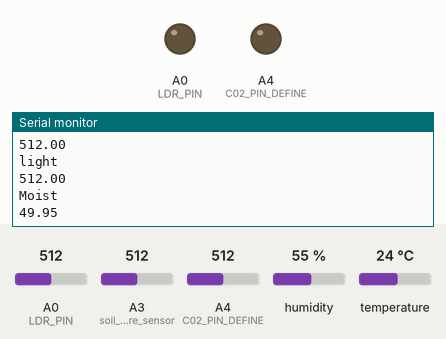
A sketch run on a simulated Arduino MKR. Shown: output pins drawn as LEDs (lit = HIGH), the last lines printed to the serial monitor. Inputs (shaded band) come from the test bench; at power-on: humidity 55 %, A3 (soil_moisture_sensor) = 512, A0 (LDR_PIN) = 512, A4 (C02_PIN_DEFINE) = 512, temperature 24 °C. WiFi joins after 1.5 s; servers stay silent unless stated; uploads are accepted with an empty reply; web services answer with replies made up by the test bench.

Above: at 2.7 s.
2.8 s: humidity set to 88 %
At 7.76 s:
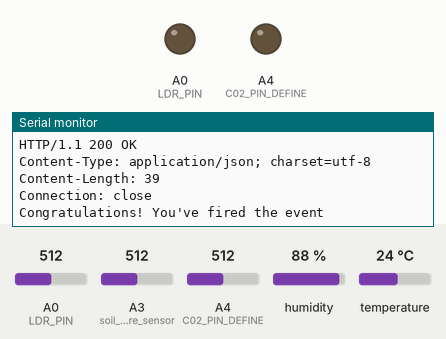
14.2 s: A3 (soil_moisture_sensor) set to 992
At 20.0 s:
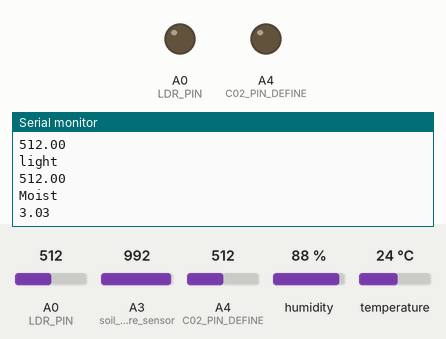
25.6 s: A0 (LDR_PIN) set to 30
At 31.4 s:
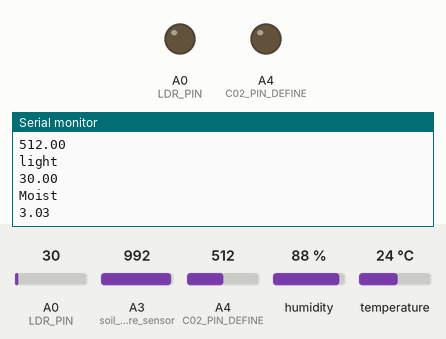
37.0 s: A4 (C02_PIN_DEFINE) set to 30
48.1 s: temperature set to 4 °C
Timing chart, 0 to 51.1 s (numbered marks = the images above; inputs shaded):
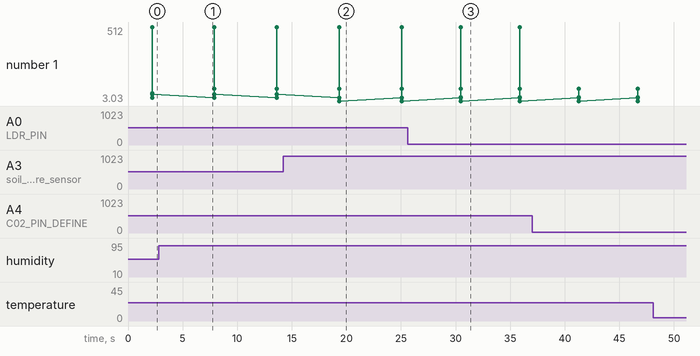

Measured:
- after the input at 14.2 s, the serial monitor: prints a new line after 5.1 s (image 2)
- after the input at 25.6 s, the serial monitor: prints a new line after 4.9 s (image 3)
- plotted number 1: 49.95 → 3.03 after the input at 14.2 s

The sketch:

MESSAGE_GENERATOR.ino
```cpp
#include <WiFiNINA.h>
#include <ArduinoHttpClient.h>
#include <DHT.h>

char ssid[] = "Me";
char pass[] = "12345678";

//firebase keys--------
char firebaseHost[] = "echo-tech-default-rtdb.asia-southeast1.firebasedatabase.app";
String apiKey = "AIzaSyD9X96aRDLGD_52bcds9pcNC5ybzGtzfys";
//ifttt-------------
char HOST_NAME[] = "maker.ifttt.com";
String PATH_NAME = "/trigger/email_to_me/with/key/fKsf7Mh8Re2PNyWCQIK5iQoSvjnCa1epfNBFvUe_wbA";

WiFiSSLClient wifiClient;
HttpClient client = HttpClient(wifiClient, firebaseHost, 443);

// Create a DHT sensor object
#define DHTPIN 2       // Connect the DATA pin of your DHT22 sensor to pin 2 of Arduino
#define DHTTYPE DHT22  //THE TYPE OF THE DHT22 WE ARE USING
DHT dht(DHTPIN, DHTTYPE);

//SENDING THE EMIAL ------------ IFTT
void sendEmail(String subject, float any) {
  if (client.connect(HOST_NAME, 80)) {
    String queryString = "?value1=" + subject + "&value2=" + String(any);
    client.print("GET " + PATH_NAME + queryString + " HTTP/1.1\r\n");
    client.print("Host: " + String(HOST_NAME) + "\r\n");
    client.print("Connection: close\r\n");
    client.print("\r\n");
    Serial.println("Request sent");
    Serial.println("Email sent");
  } else {
    Serial.println("Connection to IFTTT server failed");
  }

  while (client.connected()) {
    if (client.available()) {
      char c = client.read();
      Serial.print(c);
    }
  }
}

//FIREBASE SENDING FUCNTION
void sendDataToFirebase(float temperature, float humidity, float CO2, float light, float moisture_percentage) {
  //message generator fetcher -----
  String message = String_message_of_temp(temperature);
  String message_humi = String_message_of_humidity(humidity);
  String message_CO2 = String_message_of_CO2(CO2);
  String message_light = String_message_of_lightintensity(light);
  String messg_moit = String_message_of_soilmoisture(moisture_percentage);

  if (client.connect(firebaseHost, 443)) {  // Use client.connect() with host and port
    // Construct the Firebase URL with the path where you want to store data
    String firebasePath = "/sensorData.json";  // Replace with your desired path
    String url = "/" + firebasePath + "?auth=" + apiKey;

    // Send the data to Firebase using HTTP PUT or POST
    String dataToSend = "{\"temperature\": \"" + String(temperature, 2) + "\",\"humidity\": \"" + String(humidity, 2) + "\",\"CO2\": \"" + String(CO2, 2) + "\",\"light\": \"" + String(light, 2) + "\",\"Moisture\": \"" + String(moisture_percentage, 2) + "\",\"tempmessage\": \"" + String(message) + "\",\"humimessage\": \"" + String(message_humi) + "\",\"message_CO2\": \"" + String(message_CO2) + "\",\"message_light\": \"" + String(message_light) + "\",\"msg_moist\": \"" + String(messg_moit) + "\"}";
    client.put(url, "application/json", dataToSend);

    // Check for the server's response
    int statusCode = client.responseStatusCode();
    String response = client.responseBody();

    Serial.print("HTTP Status Code: ");
    Serial.println(statusCode);
    Serial.print("Server Response: ");
    Serial.println(response);
    Serial.println(dataToSend);
    client.stop();
  } else {
    Serial.println("DATA NOT SENT");
  }
}


//temp message generator ------
String String_message_of_temp(float temp) {
  String message;
  if (temp <= 5) {
    message = "not suitabel For Both hot and cold plants";
  }
  if (temp > 5 || temp < 10) {
    message = "Cold: Ideal for cold-loving plants";
  }
  if (temp = 10 || temp < 15) {
    message = " Moderately Cool: Suitable for cold-loving plants but Suitable for some  hot plants";
  }
  if (temp = 15 || temp < 24) {
    message = "Moderate: Suitable for Both hot and cold most common plants";
  }
  if (temp = 24 || temp < 32) {
    message = "Warm: Ideal for many tropical plants. ";
  }
  if (temp = 32) {
    message = "Too Hot: Some plants may suffer from heat stress. ";
  }
  return message;
}
//humidity messgae generator------
String String_message_of_humidity(float humidity) {
  String message;
  if (humidity < 40) {
    message = "Suitabel for plants like :Desert Plants, Succulents  ";
  }
  if (humidity >= 40 || humidity <= 60) {
    message = "suitable for Most Common Greenhouse Plants  ";
  }
  if (humidity >= 60 || humidity <= 80) {
    message = "Suitabel for plants like :Tropical Plants, Orchids, Ferns     ";
  }
  if (humidity > 80) {
    message = " Suitable for Humidity-Loving Plants and Air Plants ";
  }
  return message;
}

//co2 message generator ----------
String String_message_of_CO2(float CO2) {
  String message;
  if (CO2 < 800) {
    message = "Low CO2 levels, can limit plant growth.";
  }
  if (CO2 >= 800 || CO2 < 1200) {
    message = "Ideal range for maximizing plant growth and productivity.";
  }
  if (CO2 > 1200) {
    message = "CO2 levels significantly above the ideal range, which may not provide additional benefits and can potentially be detrimental to plant growth.";
  }
  return message;
}
//lightintensity message generator -----
String String_message_of_lightintensity(float light) {
  String message;

  if (light < 20) {
    message = "Extremely Low Light";
  } else if (light >= 20 && light < 40) {
    message = "Low Light";
  } else if (light >= 40 && light < 60) {
    message = "Moderate Light";
    sendEmail(message, light);
  } else if (light >= 60 && light < 80) {
    message = "Good Light for Most Plants";
    sendEmail(message, light);
  } else if (light >= 80 && light < 90) {
    message = "Bright Light, Ideal for Sun-Loving Plants";
    sendEmail(message, light);
  } else if (light >= 90) {
    message = "Extremely Bright Light, May Be Harmful to Some Plants";
    //SENDING THE EMIAL ------------ IFTT
    sendEmail(message, light);
  }

  return message;
}

//soilmoisture message generator -------
String String_message_of_soilmoisture(float moisture_percentage) {
  String message;

  if (moisture_percentage < 20) {
    message = "Very Dry: Water your plants immediately.";
  } else if (moisture_percentage >= 20 && moisture_percentage < 40) {
    message = "Dry: Water your plants soon.";
  } else if (moisture_percentage >= 40 && moisture_percentage < 60) {
    message = "Moderate Moisture: Soil is adequately moist for most plants.";
  } else if (moisture_percentage >= 60 && moisture_percentage < 80) {
    message = "Good Moisture: Ideal for many plants.";
  } else if (moisture_percentage >= 80) {
    message = "Very Wet: Be cautious, as excessive moisture can harm plants.";
  }
  return message;
}

void setup() {
  pinMode(A3, OUTPUT);  //soil moisture sensor
  pinMode(A0, OUTPUT);  //LDR PIN
  pinMode(A4, OUTPUT);  //C02 PIN DEFINE
  Serial.begin(9600);
  while (!Serial)
    ;
  // Connect to Wi-Fi
  WiFi.begin(ssid, pass);
  while (WiFi.status() != WL_CONNECTED) {
    delay(1000);
    Serial.println("Connecting to WiFi...");
  }

  Serial.println("Connected to Wi-Fi");

  // Initialize DHT sensor
  dht.begin();
}


void loop() {
  // Read temperature and humidity from DHT22 sensor
  float temperature = dht.readTemperature();
  float humidity = dht.readHumidity();
  float CO2 = analogRead(A4);
  float light = analogRead(A0);
  //calculating the analog value
  float sensor_analog = analogRead(A3);
  //now converting  the bit value range from 0 to 1023 to percent
  float moisture_percentage = (100 - ((sensor_analog / 1023.00) * 100));
  // Send temperature and humidity data to Firebase
  sendDataToFirebase(temperature, humidity, CO2, light, moisture_percentage);

  Serial.println(temperature);
  Serial.println(humidity);
  Serial.println(CO2);
  Serial.println("light");
  Serial.println(light);
  Serial.println("Moist");
  Serial.println(moisture_percentage);

  delay(5000);  // Send data every 5 seconds
}
```
